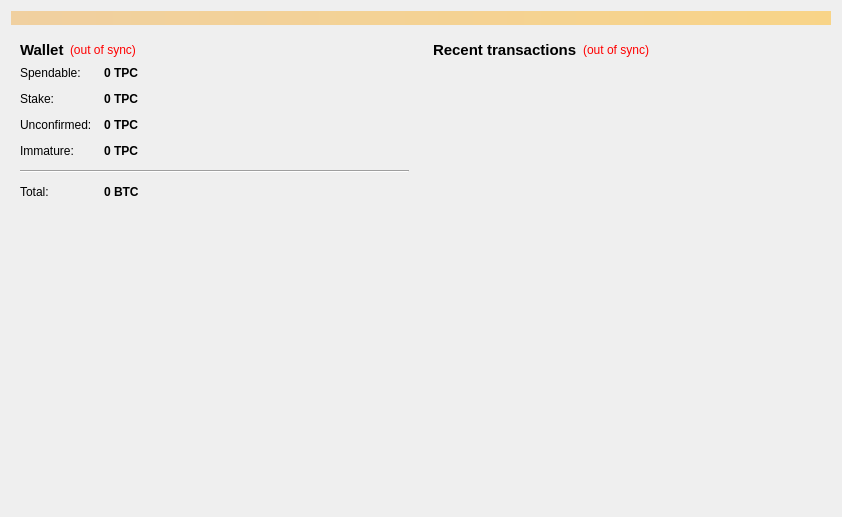
<?xml version="1.0" encoding="UTF-8"?>
<ui version="4.0">
 <class>OverviewPage</class>
 <widget class="QWidget" name="OverviewPage">
  <property name="geometry">
   <rect>
    <x>0</x>
    <y>0</y>
    <width>842</width>
    <height>517</height>
   </rect>
  </property>
  <property name="windowTitle">
   <string>Form</string>
  </property>
  <layout class="QVBoxLayout" name="topLayout">
   <item>
    <widget class="QLabel" name="labelAlerts">
     <property name="visible">
      <bool>false</bool>
     </property>
     <property name="styleSheet">
      <string notr="true">background-color: qlineargradient(x1: 0, y1: 0, x2: 1, y2: 0, stop:0 #F0D0A0, stop:1 #F8D488);  color:#000000
</string>
     </property>
     <property name="wordWrap">
      <bool>true</bool>
     </property>
     <property name="margin">
      <number>3</number>
     </property>
    </widget>
   </item>
   <item>
    <layout class="QHBoxLayout" name="horizontalLayout" stretch="1,1">
     <item>
      <layout class="QVBoxLayout" name="verticalLayout_2">
       <item>
        <widget class="QWidget" name="widget" native="true">
         <layout class="QVBoxLayout" name="verticalLayout_4">
          <item>
           <layout class="QHBoxLayout" name="horizontalLayout_4">
            <item>
             <widget class="QLabel" name="label_5">
              <property name="font">
               <font>
                <pointsize>11</pointsize>
                <weight>75</weight>
                <bold>true</bold>
               </font>
              </property>
              <property name="text">
               <string>Wallet</string>
              </property>
             </widget>
            </item>
            <item>
             <widget class="QLabel" name="labelWalletStatus">
              <property name="toolTip">
               <string>The displayed information may be out of date. Your wallet automatically synchronizes with the TPC network after a connection is established, but this process has not completed yet.</string>
              </property>
              <property name="styleSheet">
               <string notr="true">QLabel { color: red; }</string>
              </property>
              <property name="text">
               <string notr="true">(out of sync)</string>
              </property>
              <property name="alignment">
               <set>Qt::AlignLeading|Qt::AlignLeft|Qt::AlignVCenter</set>
              </property>
             </widget>
            </item>
            <item>
             <spacer name="horizontalSpacer_2">
              <property name="orientation">
               <enum>Qt::Horizontal</enum>
              </property>
              <property name="sizeHint" stdset="0">
               <size>
                <width>40</width>
                <height>20</height>
               </size>
              </property>
             </spacer>
            </item>
           </layout>
          </item>
          <item>
           <layout class="QFormLayout" name="formLayout_2">
            <property name="fieldGrowthPolicy">
             <enum>QFormLayout::AllNonFixedFieldsGrow</enum>
            </property>
            <property name="horizontalSpacing">
             <number>12</number>
            </property>
            <property name="verticalSpacing">
             <number>12</number>
            </property>
            <item row="0" column="0">
             <widget class="QLabel" name="label">
              <property name="text">
               <string>Spendable:</string>
              </property>
             </widget>
            </item>
            <item row="0" column="1">
             <widget class="QLabel" name="labelBalance">
              <property name="font">
               <font>
                <weight>75</weight>
                <bold>true</bold>
               </font>
              </property>
              <property name="cursor">
               <cursorShape>IBeamCursor</cursorShape>
              </property>
              <property name="toolTip">
               <string>Your current spendable balance</string>
              </property>
              <property name="text">
               <string notr="true">0 TPC</string>
              </property>
              <property name="alignment">
               <set>Qt::AlignLeading|Qt::AlignLeft|Qt::AlignVCenter</set>
              </property>
              <property name="textInteractionFlags">
               <set>Qt::LinksAccessibleByMouse|Qt::TextSelectableByKeyboard|Qt::TextSelectableByMouse</set>
              </property>
             </widget>
            </item>
            <item row="1" column="0">
             <widget class="QLabel" name="label_6">
              <property name="text">
               <string>Stake:</string>
              </property>
             </widget>
            </item>
            <item row="1" column="1">
             <widget class="QLabel" name="labelStake">
              <property name="font">
               <font>
                <weight>75</weight>
                <bold>true</bold>
               </font>
              </property>
              <property name="cursor">
               <cursorShape>IBeamCursor</cursorShape>
              </property>
              <property name="toolTip">
               <string>Total of coins that was staked, and do not yet count toward the current balance</string>
              </property>
              <property name="text">
               <string notr="true">0 TPC</string>
              </property>
              <property name="alignment">
               <set>Qt::AlignLeading|Qt::AlignLeft|Qt::AlignVCenter</set>
              </property>
              <property name="textInteractionFlags">
               <set>Qt::LinksAccessibleByMouse|Qt::TextSelectableByKeyboard|Qt::TextSelectableByMouse</set>
              </property>
             </widget>
            </item>
            <item row="2" column="0">
             <widget class="QLabel" name="label_3">
              <property name="text">
               <string>Unconfirmed:</string>
              </property>
             </widget>
            </item>
            <item row="2" column="1">
             <widget class="QLabel" name="labelUnconfirmed">
              <property name="font">
               <font>
                <weight>75</weight>
                <bold>true</bold>
               </font>
              </property>
              <property name="cursor">
               <cursorShape>IBeamCursor</cursorShape>
              </property>
              <property name="toolTip">
               <string>Total of transactions that have yet to be confirmed, and do not yet count toward the current balance</string>
              </property>
              <property name="text">
               <string notr="true">0 TPC</string>
              </property>
              <property name="alignment">
               <set>Qt::AlignLeading|Qt::AlignLeft|Qt::AlignVCenter</set>
              </property>
              <property name="textInteractionFlags">
               <set>Qt::LinksAccessibleByMouse|Qt::TextSelectableByKeyboard|Qt::TextSelectableByMouse</set>
              </property>
             </widget>
            </item>
            <item row="3" column="0">
             <widget class="QLabel" name="labelImmatureText">
              <property name="text">
               <string>Immature:</string>
              </property>
             </widget>
            </item>
            <item row="3" column="1">
             <widget class="QLabel" name="labelImmature">
              <property name="font">
               <font>
                <weight>75</weight>
                <bold>true</bold>
               </font>
              </property>
              <property name="toolTip">
               <string>Mined balance that has not yet matured</string>
              </property>
              <property name="text">
               <string notr="true">0 TPC</string>
              </property>
              <property name="alignment">
               <set>Qt::AlignLeading|Qt::AlignLeft|Qt::AlignVCenter</set>
              </property>
              <property name="textInteractionFlags">
               <set>Qt::LinksAccessibleByMouse|Qt::TextSelectableByKeyboard|Qt::TextSelectableByMouse</set>
              </property>
             </widget>
            </item>
            <item row="4" column="0" colspan="2">
             <widget class="Line" name="line">
              <property name="maximumSize">
               <size>
                <width>16777215</width>
                <height>16777215</height>
               </size>
              </property>
              <property name="orientation">
               <enum>Qt::Horizontal</enum>
              </property>
             </widget>
            </item>
            <item row="5" column="0">
             <widget class="QLabel" name="labelTotalText">
              <property name="text">
               <string>Total:</string>
              </property>
             </widget>
            </item>
            <item row="5" column="1">
             <widget class="QLabel" name="labelTotal">
              <property name="font">
               <font>
                <weight>75</weight>
                <bold>true</bold>
               </font>
              </property>
              <property name="cursor">
               <cursorShape>IBeamCursor</cursorShape>
              </property>
              <property name="toolTip">
               <string>Your current total balance</string>
              </property>
              <property name="text">
               <string notr="true">0 BTC</string>
              </property>
              <property name="alignment">
               <set>Qt::AlignLeading|Qt::AlignLeft|Qt::AlignVCenter</set>
              </property>
              <property name="textInteractionFlags">
               <set>Qt::LinksAccessibleByMouse|Qt::TextSelectableByKeyboard|Qt::TextSelectableByMouse</set>
              </property>
             </widget>
            </item>
           </layout>
          </item>
         </layout>
        </widget>
       </item>
       <item>
        <spacer name="verticalSpacer_2">
         <property name="orientation">
          <enum>Qt::Vertical</enum>
         </property>
         <property name="sizeHint" stdset="0">
          <size>
           <width>20</width>
           <height>40</height>
          </size>
         </property>
        </spacer>
       </item>
       <item>
        <widget class="QLabel" name="label_overview_pic">
         <property name="sizePolicy">
          <sizepolicy hsizetype="Preferred" vsizetype="Preferred">
           <horstretch>0</horstretch>
           <verstretch>0</verstretch>
          </sizepolicy>
         </property>
         <property name="minimumSize">
          <size>
           <width>0</width>
           <height>0</height>
          </size>
         </property>
         <property name="maximumSize">
          <size>
           <width>500</width>
           <height>500</height>
          </size>
         </property>
         <property name="text">
          <string/>
         </property>
         <property name="pixmap">
          <pixmap resource="../bitcoin.qrc">:/images/wallet_bg</pixmap>
         </property>
         <property name="alignment">
          <set>Qt::AlignCenter</set>
         </property>
         <property name="margin">
          <number>20</number>
         </property>
        </widget>
       </item>
       <item>
        <spacer name="verticalSpacer">
         <property name="orientation">
          <enum>Qt::Vertical</enum>
         </property>
         <property name="sizeHint" stdset="0">
          <size>
           <width>20</width>
           <height>40</height>
          </size>
         </property>
        </spacer>
       </item>
      </layout>
     </item>
     <item>
      <layout class="QVBoxLayout" name="verticalLayout_3">
       <item>
        <widget class="QWidget" name="widget_2" native="true">
         <layout class="QVBoxLayout" name="verticalLayout">
          <item>
           <layout class="QHBoxLayout" name="horizontalLayout_2">
            <item>
             <widget class="QLabel" name="label_4">
              <property name="font">
               <font>
                <pointsize>11</pointsize>
                <weight>75</weight>
                <bold>true</bold>
               </font>
              </property>
              <property name="text">
               <string>&lt;b&gt;Recent transactions&lt;/b&gt;</string>
              </property>
             </widget>
            </item>
            <item>
             <widget class="QLabel" name="labelTransactionsStatus">
              <property name="toolTip">
               <string>The displayed information may be out of date. Your wallet automatically synchronizes with the TPC network after a connection is established, but this process has not completed yet.</string>
              </property>
              <property name="styleSheet">
               <string notr="true">QLabel { color: red; }</string>
              </property>
              <property name="text">
               <string notr="true">(out of sync)</string>
              </property>
              <property name="alignment">
               <set>Qt::AlignRight|Qt::AlignTrailing|Qt::AlignVCenter</set>
              </property>
             </widget>
            </item>
            <item>
             <spacer name="horizontalSpacer">
              <property name="orientation">
               <enum>Qt::Horizontal</enum>
              </property>
              <property name="sizeHint" stdset="0">
               <size>
                <width>40</width>
                <height>20</height>
               </size>
              </property>
             </spacer>
            </item>
           </layout>
          </item>
          <item>
           <widget class="QListView" name="listTransactions">
            <property name="styleSheet">
             <string notr="true">QListView { background: transparent; }</string>
            </property>
            <property name="frameShape">
             <enum>QFrame::NoFrame</enum>
            </property>
            <property name="verticalScrollBarPolicy">
             <enum>Qt::ScrollBarAlwaysOff</enum>
            </property>
            <property name="horizontalScrollBarPolicy">
             <enum>Qt::ScrollBarAlwaysOff</enum>
            </property>
            <property name="selectionMode">
             <enum>QAbstractItemView::NoSelection</enum>
            </property>
           </widget>
          </item>
         </layout>
        </widget>
       </item>
      </layout>
     </item>
    </layout>
   </item>
  </layout>
 </widget>
 <resources>
  <include location="../bitcoin.qrc"/>
 </resources>
 <connections/>
</ui>
